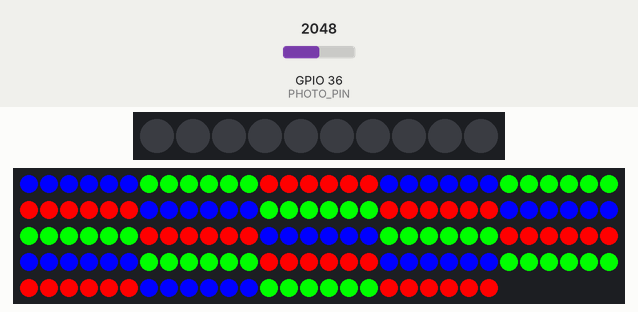
This sketch was run on a simulated ESP32. Shown: 10 RGB LEDs in strip order, left to right, 144 RGB LEDs in strip order, left to right, continuing on the next row. Inputs (shaded band) come from the test bench; at power-on: GPIO 36 (PHOTO_PIN) = 2048. WiFi joins after 1.5 s; servers stay silent unless stated; random numbers use the default seed unless the sketch sets one; no MQTT or app messages arrive unless stated; what the sketch prints to the serial monitor is not drawn.

Above: at 2.2 s.
At 3.3 s:
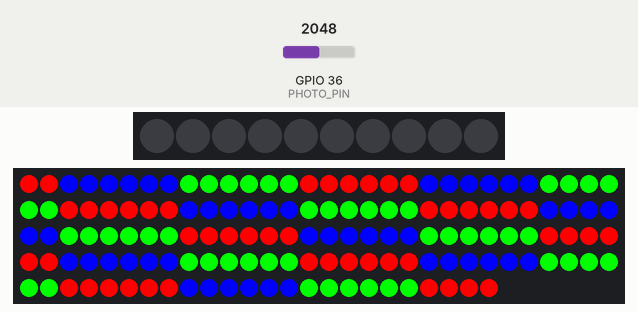
At 4.4 s:
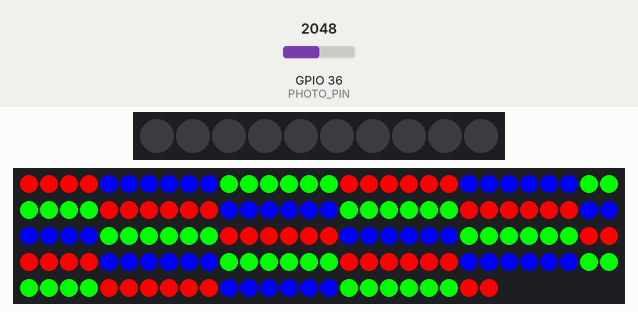
At 7.2 s:
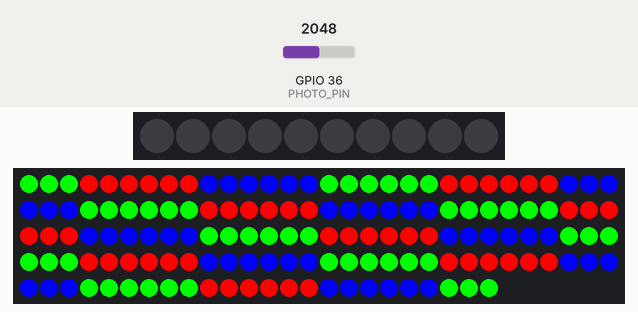
At 10.0 s:
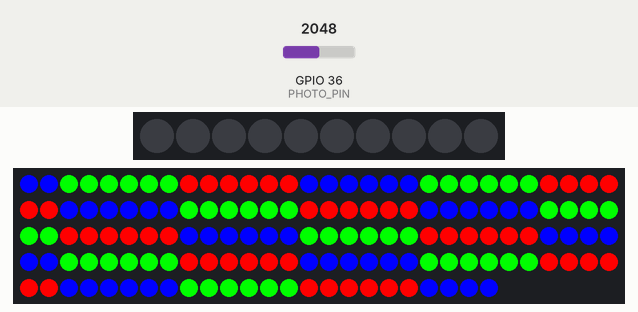
At 12.8 s:
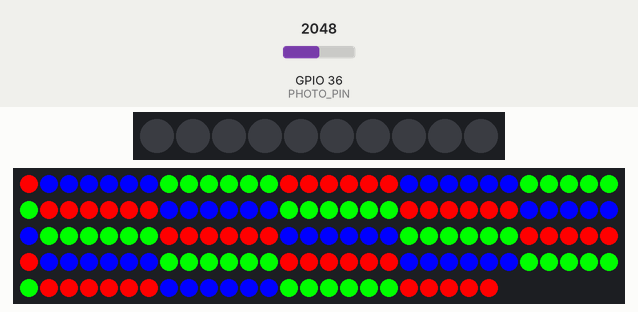

The sketch:

ESP_mqtt.ino
```cpp
// ----MOJA 2024, 2026---------
#include <WiFi.h>
#include <MQTT.h> //v. 2.5.3
#include <ArduinoJson.h> //v. 7.4.3
#include <FastLED.h>

//_____DEFINE FROM PULTLIGHT_____
#define NUM_LEDS 10
#define DATA_PIN 23
#define PHOTO_PIN 36

// _____DEFINE FROM PILLOWLIGHTPATTERN_____
#define pillowLightPatternNumLEDS 144
#define pillowLightPatternDATA_PIN 22
#define pillowLightpatternLength 18

// -- some needed global variables ---
WiFiClient net;
MQTTClient client;
JsonDocument senderBuffer;
JsonDocument recieverBuffer;
// ------------------------------------

// ########### WIFI CONFIG ###########
const char ssid[] = "sensors";
const char pass[] = "FGeRiGzg";

  // ########### MQTT CONFIG ###########
  const String topic = "Bænk";
  const String senderID = "ESP3"; // Husk at ændre til den ESP du bruger!

  // ____VARIABLES FROM PULTLIGHT____

  int i = 0;
  int lux; //value for light sensor

  //farvekoder vi sender med mqtt
  int Red = 0;
  int Green = 0;
  int Yellow = 0;

  // millis variabel
  unsigned long previousMillis = 0;

  // variables for blending coloring
  unsigned long blendStartTime = 0;
  bool blendStarted = false;

  CRGB leds[NUM_LEDS];

  // ____VARIABLES FROM PILLOWLIGHTPATTERN____

  CRGB ColorPattern[pillowLightpatternLength] = {
    CRGB(0,0, 255),  CRGB(0,0,255),   CRGB(0,0,255),   // blå
    CRGB(0,0,255),   CRGB(0,0,255),   CRGB(0,0,255),   // blå
    CRGB(0,255,0),   CRGB(0,255,0),   CRGB(0,255,0),   // grøn
    CRGB(0,255,0),   CRGB(0,255,0),   CRGB(0,255,0),   // grøn
    CRGB(255,0,0),   CRGB(255,0,0),   CRGB(255,0,0),   // rød
    CRGB(255,0,0),   CRGB(255,0,0),   CRGB(255,0,0)    // rød
  };

  CRGB pillowLeds[pillowLightPatternNumLEDS]; // rgb leds for pudens lys

  int x = 0; // En variable til at gemme hvor meget hver pixel har flyttet sig pr loop
  int speed = 0;
  int peopleCount = 0;


  // ________NOW FOLLOWS MAIN PROGRAMS______

  void setup() {
    Serial.begin(9600);
    WiFi.begin(ssid, pass);
    connectWifi();
    connectMQTT();
    pultLightSetup();
    pillowLightPatternSetup();
  }

  void loop() {
  pultLightloop(); //main loop for the pult
  pillowLightPatternloop(); // main loop for the light on the pillow
  FastLED.show();

  }
```

MQTTfunctions.ino
```cpp
//####################### MQTT FUNCTIONS #######################

void connectWifi() //--------------------------------------------
{
   while (WiFi.status() != WL_CONNECTED)
  {
    Serial.print(".");
    delay(1000);
  }
  Serial.println
  ("WIFI OK");
}

void connectMQTT() //--------------------------------------------
{
  client.begin("broker.hivemq.com", net);
  client.onMessage(modtager);


  //-- Generate a Unique User ID
  String dummy = "ITU";
  const char chars[] = "ABCDEFGHIJKLMNOPQRSTUVWXYZabcdefghijklmnopqrstuvwxyz0123456789";
  for (int i = 0; i < 9; i++) {
    dummy += chars[random(0, sizeof(chars) - 1)];
  }
  int str_len = dummy.length()+1;
  char userID[str_len];
  dummy.toCharArray(userID,str_len);


  //--- DO THE MQTT CONNECT -----
  while (!client.connect(userID)){
    delay(1000);
  }
  Serial.println("MQTT OK");

  client.subscribe(topic);
}
```

pillowLightPattern.ino
```cpp
void pillowLightPatternSetup() {
  FastLED.addLeds<NEOPIXEL, pillowLightPatternDATA_PIN>(pillowLeds, pillowLightPatternNumLEDS); //HVIS FARVERNE ER FORKERTE KIG HER
}

void pillowLightPatternloop() {
  //Serial.println(peopleCount);

  speed = map(peopleCount, 1, 10, 500, 5);

  if (millis() - previousMillis >= speed) {
    previousMillis = millis();

    for (int i = 0; i < pillowLightPatternNumLEDS; i++) {
      int pixPos = (i + x) % pillowLightPatternNumLEDS;

      pillowLeds[pixPos] = ColorPattern[i % pillowLightpatternLength];
    }

    x++;
  }
}
```

pultLight.ino
```cpp
int lastSent = -1;   // husker hvad vi sendte sidst, så vi kun sender når noget ændrer sig (-1 sikrer at første værdi altid sendes) kan være alle tal undtagen 0 og 255.
int lastCount = 0;   // husker hvor mange ESP'er der var tændt sidste gang, starter på 0 fordi ingen sidder der når programmet starter

void pultLightSetup() {
  FastLED.addLeds<NEOPIXEL, DATA_PIN>(leds, NUM_LEDS); //kører når en esp starter, fortæller lidt om type, pin og nummer af leds
}

void pultLightloop() {
  client.loop(); // holder MQTT-forbindelsen i live, så vi modtager beskeder fra de andre ESP'er
  personOnPillow();
  updateLED();
}

// sender 255 hvis nogen sidder på puden, ellers 0 (kun når det ændrer sig)
void personOnPillow() {
  int val = 0;
  if (analogRead(PHOTO_PIN) < 1000) val = 255; // hvis photoresistorens værdi er under 1000, sidder der nogen, så bliver val(value) til 255 som er farvens styrke
  if (val != lastSent) { // denne tjekker om vores værdi er anderledes end den vi sendte sidst, så vi kende sende den nye value
    sender(val);
    lastSent = val; // vi husker det
  }
}

void updateLED() {
  int count = (Red > 0) + (Yellow > 0) + (Green > 0);   // antal tændte ESP'er

  // start timeren forfra når antallet ændrer sig, fx nogen sætter sig eller rejser sig op.
  if (count != lastCount) {
    blendStartTime = millis(); // tiden starter forfra
    lastCount = count; // husker nyt antal
  }

  // efter 6 sek. blandes farverne over 4 sek.
  int amount = 0; // amount er hvor meget de blandes
  if (count >= 2) {
    amount = map(millis() - blendStartTime, 6000, 10000, 0, 255); // så efter 6 sekunder, går de fra at blive blandet 0% til 100% ved 10 sekunder
    amount = constrain(amount, 0, 255); // sikrer sig at amount altid er indenfor 0 og 255.
  }

  // vores 3 farver, rød, grøn og gul
  CRGB red    = CRGB(255, 0, 0);
  CRGB yellow = CRGB(255, 150, 0);
  CRGB green  = CRGB(0, 255, 0);

  // vælg blandingsfarven ud fra hvilke ESP'er der er tændt
  CRGB mix = CRGB::Black;
  if (Red > 0 && Yellow > 0 && Green > 0) mix = CRGB(255, 255, 255); // alle tre = hvid
  else if (Red > 0 && Yellow > 0)         mix = CRGB(255, 50, 0);    // rød + gul = orange
  else if (Red > 0 && Green > 0)          mix = CRGB(170, 255, 0);   // rød + grøn = grøngul
  else if (Yellow > 0 && Green > 0)       mix = CRGB(0, 255, 100);   // gul + grøn = mintgrøn

  fill_solid(leds, NUM_LEDS, CRGB::Black);   // sluk alle lys på strippen først, altså gør lysene sort
  // hvilken farve og hvilken position på strippen
  if (Red > 0)    fill_solid(&leds[0], 3, blend(red, mix, amount));
  if (Yellow > 0) fill_solid(&leds[3], 3, blend(yellow, mix, amount));
  if (Green > 0)  fill_solid(&leds[6], 4, blend(green, mix, amount));
}
```

receiver.ino
```cpp
void modtager(String &topic, String &indhold)
{
  deserializeJson(recieverBuffer,indhold);
  String afsender = recieverBuffer["from"];

//one ESP controls a single colour value displayed on all Pillow
if(afsender == "ESP1"){
    Red = recieverBuffer["val"];
  }

if(afsender == "ESP2"){
    Yellow = recieverBuffer["val"];
  }

if(afsender == "ESP3"){
    Green = recieverBuffer["val"];
  }
if (afsender == "Camera1") {
  if (recieverBuffer["val"].as<int>()){
  peopleCount = recieverBuffer["val"];
  }

  if (recieverBuffer["val"].as<JsonArray>()){
  peopleCount = recieverBuffer["val"];
  }
}
}
```

sender.ino
```cpp
void sender(int x)
{
  senderBuffer["from"]=senderID;
  senderBuffer["val"]=x;
  String JSONbesked;
  serializeJson(senderBuffer, JSONbesked);
  client.publish(topic, JSONbesked);
  delay(100);
}
```

Measured:
- by itself, everything shown: repeats every 10.0 s, in 18 steps
- what the display in image 0 shows lasts 0.5 s, from 2.2 s to 2.7 s
